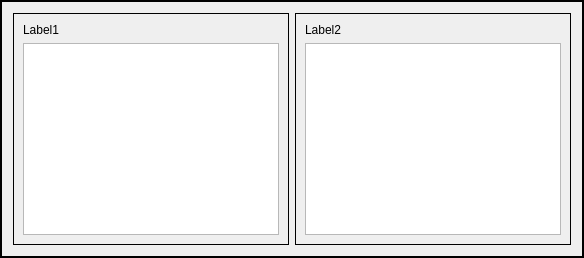
              <widget class="QFrame" name="frame">
               <property name="frameShape">
                <enum>QFrame::WinPanel</enum>
               </property>
               <layout class="QHBoxLayout" name="horizontalLayout_2">
                <item>
                 <widget class="QFrame" name="frame">
                  <property name="frameShape">
                   <enum>QFrame::Panel</enum>
                  </property>
                  <layout class="QVBoxLayout" name="verticalLayout_3">
                   <item>
                    <layout class="QHBoxLayout" name="horizontalLayout_46">
                     <item>
                      <widget class="QLabel" name="MonListWidgetLabel">
                       <property name="text">
                        <string>Label1</string>
                       </property>
                      </widget>
                     </item>
                    </layout>
                   </item>
                   <item>
                    <widget class="QListWidget" name="monListWidget"/>
                   </item>
                  </layout>
                 </widget>
                </item>
                <item>
                 <widget class="QFrame" name="frame">
                  <property name="frameShape">
                   <enum>QFrame::Panel</enum>
                  </property>
                  <layout class="QVBoxLayout" name="verticalLayout_36">
                   <item>
                    <layout class="QVBoxLayout" name="verticalLayout_4">
                     <item>
                      <layout class="QHBoxLayout" name="horizontalLayout_58">
                       <item>
                        <widget class="QLabel" name="MonTableWidgetLabel">
                         <property name="text">
                          <string>Label2</string>
                         </property>
                        </widget>
                       </item>
                      </layout>
                     </item>
                     <item>
                      <widget class="QTableWidget" name="MonTableWidget">
                       <property name="enabled">
                        <bool>true</bool>
                       </property>
                      </widget>
                     </item>
                    </layout>
                   </item>
                  </layout>
                 </widget>
                </item>
               </layout>
              </widget>
